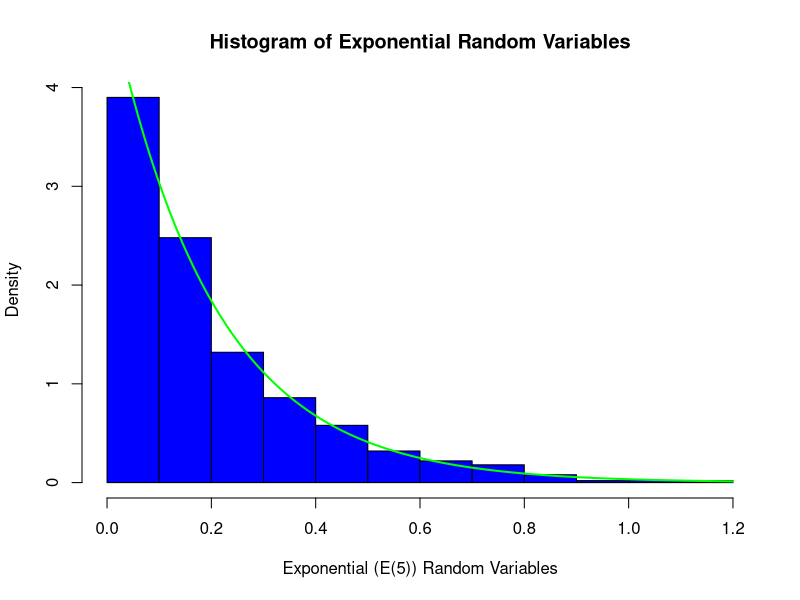
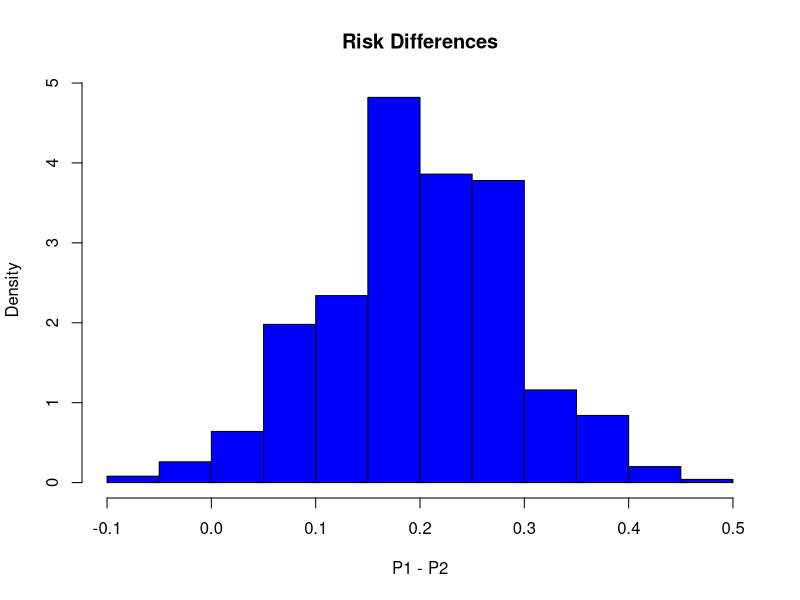
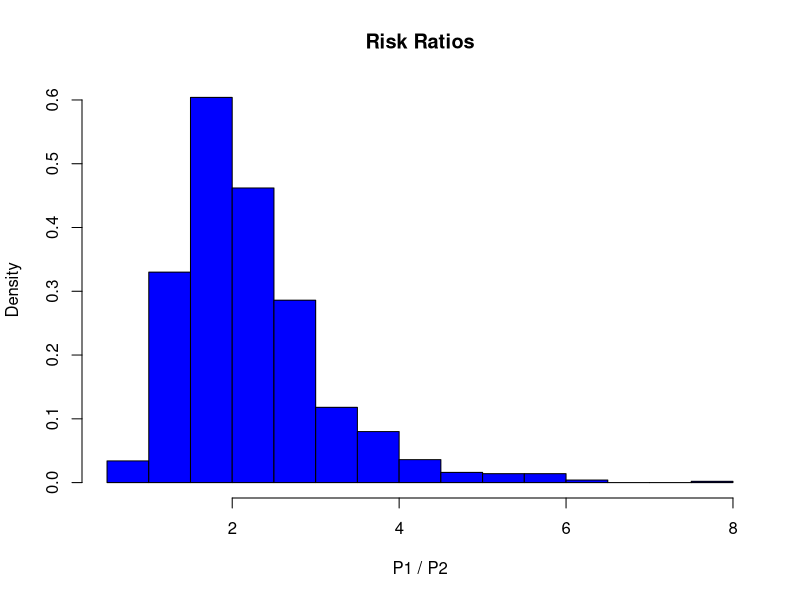
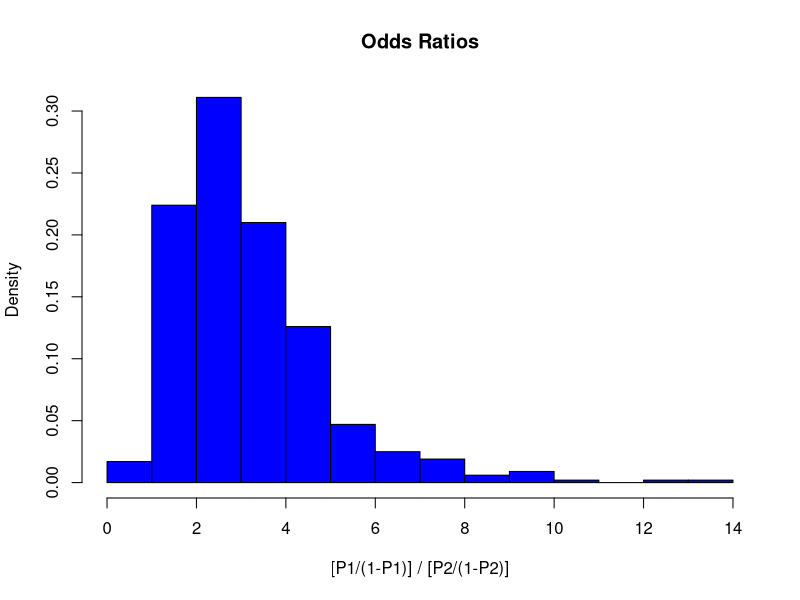
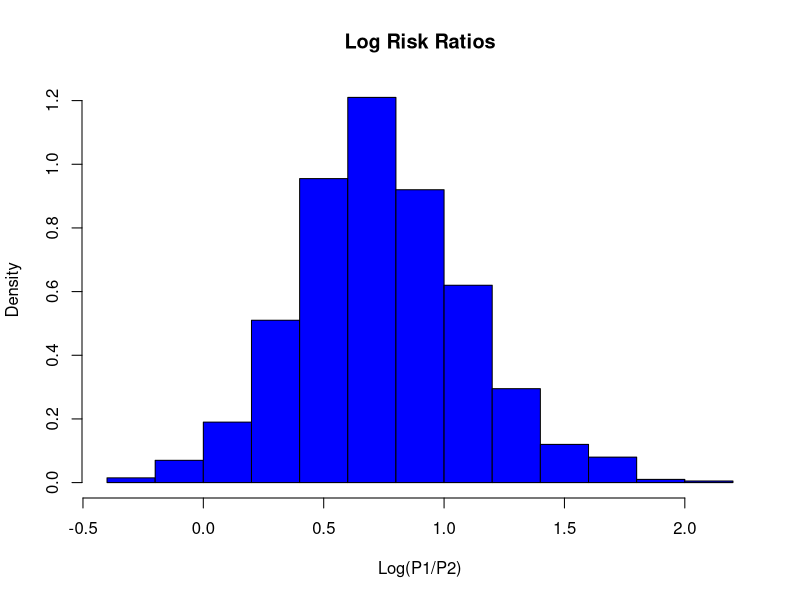
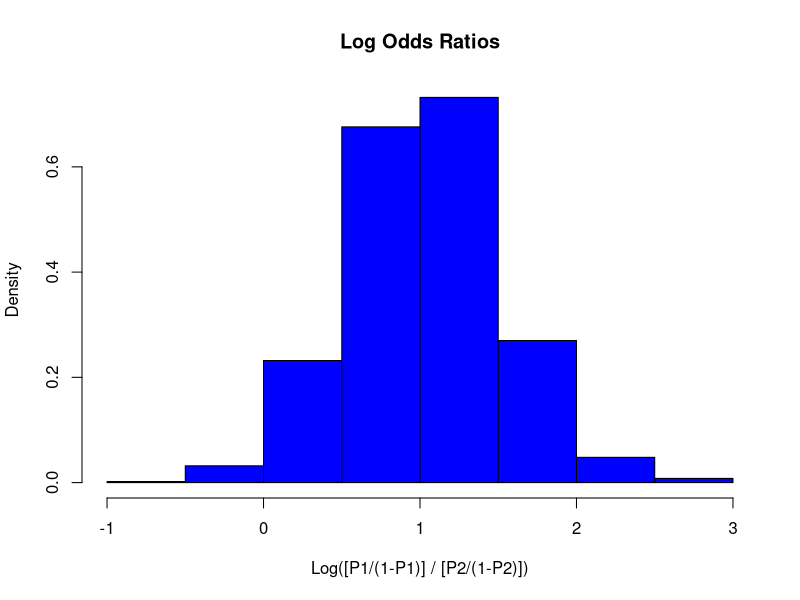
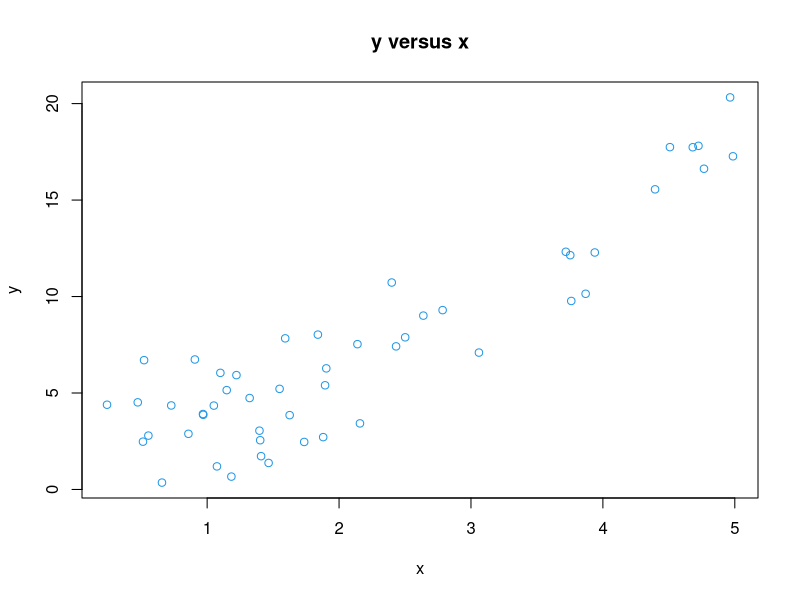
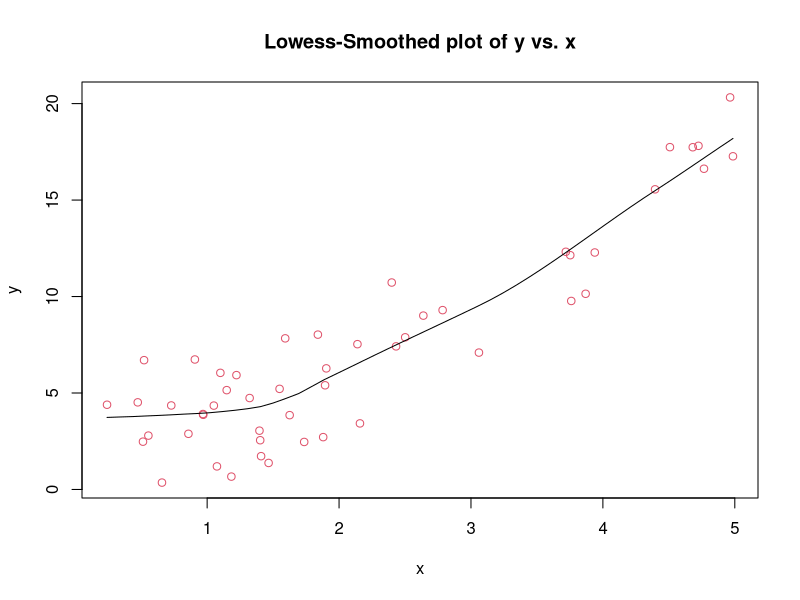

Write the R code that produced these figures, in order.
## ---- chunk 1
knitr::opts_chunk$set(echo = TRUE)
## ---- chunk 2
set.seed(9131651)
exp.samp <- rexp(500, 5)

# Plot a histogram of the exponential random variables
hist(exp.samp, main = 'Histogram of Exponential Random Variables', xlab = 'Exponential (E(5)) Random Variables', col = 'blue', freq = FALSE)


# Overlay density curve
curve(dexp(x, rate = 5), log = FALSE, add = TRUE, col = 'green', lwd = 2)
## ---- chunk 3
# Initialize Looping variables
i <- 1
samp.val <- 1
               
while (abs(samp.val) > 0.25) {
  print(i)  # Print the trial number we're on
  samp.val <- rnorm(n = 1, mean = 0, sd = 1)  
  print(samp.val)  # Print the sample value
  if ((abs(samp.val) > 0.25)) {
    print("absolute value greater than 0.25, run again")
    i <- i + 1   # Increment the trial number
  }
  if ((abs(samp.val) <= 0.25)) {
    print("absolute value was less than or equal to 0.25, stop")
  }
} 

# After the loop ends, print the final values
print(paste0("Absolute value was less than 0.25 on trial number ", i), quote = FALSE)
print(paste0("Sample value equals ", samp.val), quote = FALSE)
## ---- chunk 4
trunc.norm.samp <- function(n, mu, s){
  i <- 1
  samp.val <- 1
  while (abs(samp.val) > 0.25) {
    i <- i + 1   # Increment the trial number
    samp.val <- rnorm(n, mu, s)
  }
# Print the number of tries it took to get a number with absolute value < 0.25, along with the number itself  
return (list = c(i, samp.val))  
}

# Call the function
trunc.norm.samp(1, 0, 1)
## ---- chunk 5
# Set up sample space
samp.space <- c(0.1, 1, 10)

# Draw sigma from sample space
sig.samp <- sample(x = samp.space, size = 1, replace = TRUE)

# Conditional programming
if (sig.samp < 1) {
  print(paste0("Sigma is less than 1. Find mean of 10 draws from normal distribution"), quote = FALSE)
  norm.samp <- rnorm(n = 10, mean = 0, sd = sig.samp)
  mean.norm.samp <- mean(norm.samp)
  print(mean.norm.samp)
} else if (sig.samp > 1) {
  print(paste0("Sigma is greater than 1. Find mean of 100,000 draws from normal distribution"), quote = FALSE)
  norm.samp <- rnorm(n = 100000, mean = 0, sd = sig.samp)
  mean.norm.samp <- mean(norm.samp)
  print(mean.norm.samp)
} else {
  print(paste0("Sigma equals 1. Find mean of 1,000 draws from normal distribution"), quote = FALSE)
  norm.samp <- rnorm(n = 1000, mean = 0, sd = sig.samp)
  mean.norm.samp <- mean(norm.samp)
  print(mean.norm.samp)
}
## ---- chunk 6
# Generate the samples
p1 <- sapply(1:1000, function(x) mean(rbinom(n = 50, size = 1, prob = 0.4)))
p2 <- sapply(1:1000, function(x) mean(rbinom(n = 50, size = 1, prob = 0.2)))

# Calculate the RD
rd <- p1 - p2
hist(rd, freq = FALSE, col = 'blue', main = "Risk Differences", xlab = "P1 - P2")

# Calculate the RR
rr <- p1 / p2
hist(rr, freq = FALSE, col = 'blue', main = "Risk Ratios", xlab = "P1 / P2")

# Calculate the OR
odds.p1 <- p1 / (1 - p1)
odds.p2 <- p2 / (1 - p2)
or <- odds.p1 / odds.p2
hist(or, freq = FALSE, col = 'blue', main = "Odds Ratios", xlab = "[P1/(1-P1)] / [P2/(1-P2)]")

# Calculate the log(RR)
log.rr <- log(rr)
hist(log.rr, freq = FALSE, col = 'blue', main = "Log Risk Ratios", xlab = "Log(P1/P2)")

# Calculate the log(OR)
log.or <- log(or)
hist(log.or, freq = FALSE, col = 'blue', main = "Log Odds Ratios", xlab = "Log([P1/(1-P1)] / [P2/(1-P2)])")
## ---- chunk 7
# Generate the x's
x.samp <- runif(50, min = 0, max = 5)

# Generate the error terms
err.samp <- rnorm(n = 50, mean = 0, sd = sqrt(4))

# Generate the y's:
y.samp <- 5 - 2 * x.samp + (x.samp)^2 + err.samp

# Make a scatter plot of y vs. x
plot(x.samp, y.samp, main = "y versus x", xlab = "x", ylab = "y", col = 4)

# Use SCATTER.SMOOTH to plot data with smoothed line overlayed
scatter.smooth(x.samp, y.samp, main = "Lowess-Smoothed plot of y vs. x", xlab = "x", ylab = "y", col = 2)
